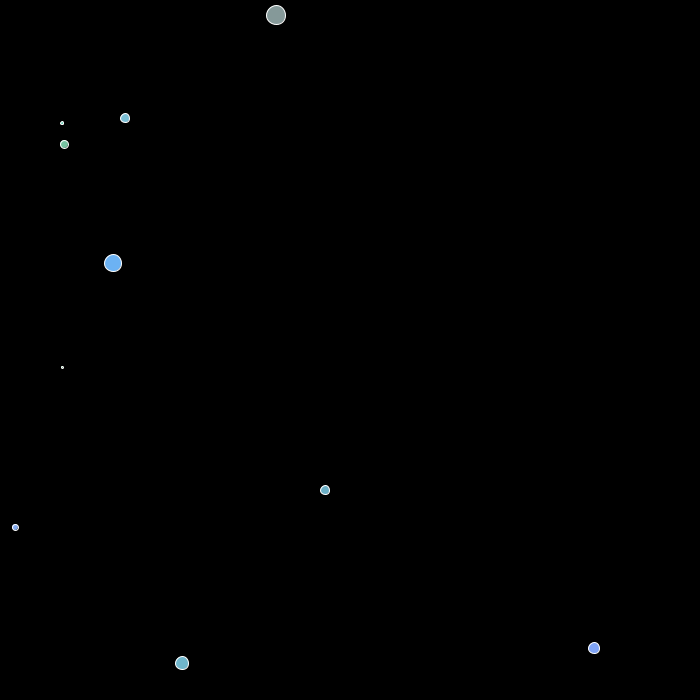
Frame 1 (no input)
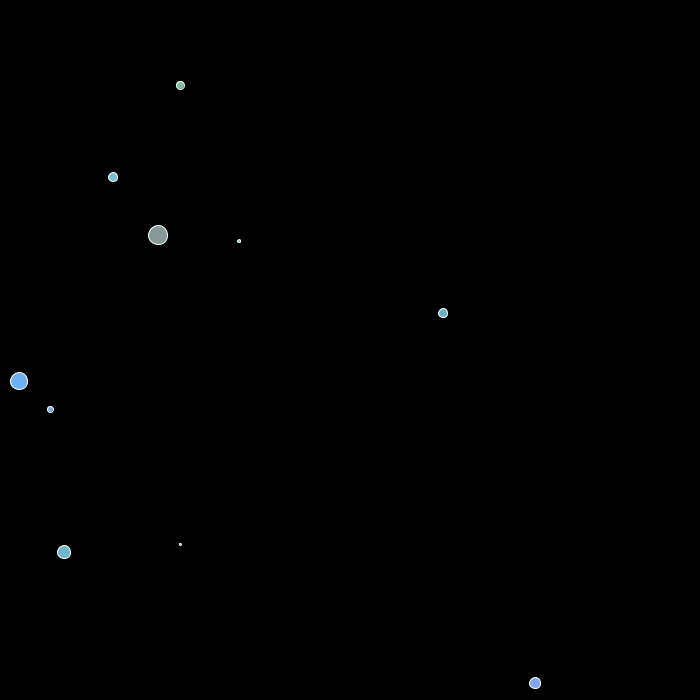
Frame 60 (the mouse pressed at the canvas centre just before this capture)
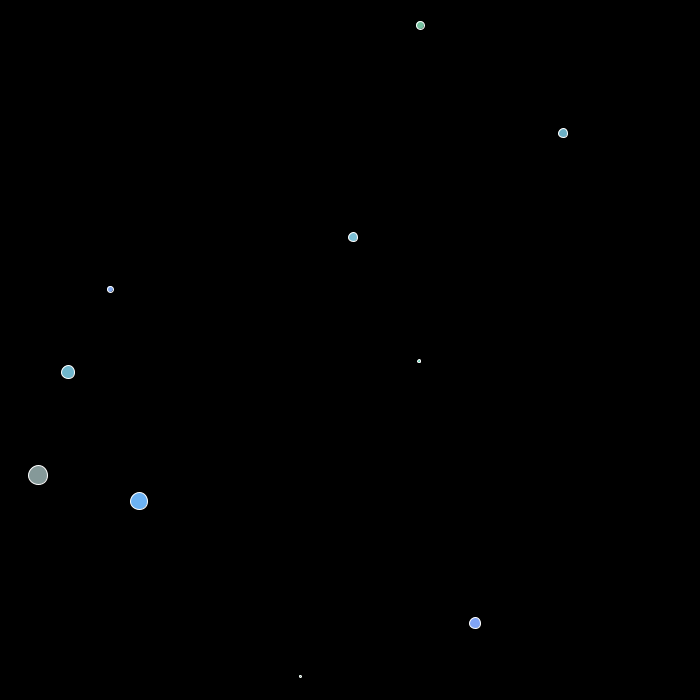
Frame 120 (the mouse held since frame 60 and released just before this capture)

The Processing sketch that drew these frames (run headless with seeded random() and noise(); from frame 60 on, the mouse is pressed at the canvas centre):

// Processing sketch: animationPingpong
// ── animationPingpong.pde
int n = 10;
int[] x = new int[n];
int[] y = new int[n];
int[] d = new int[n];
int[] vx = new int[n];
int[] vy = new int[n];
color[] c = new color[n];

void setup() {
    size(700, 700);
    for (int i = 0; i < x.length; i++) {
        d[i] = (int)random(2, 20);
        x[i] = (int)random(d[i] / 2, width - d[i] / 2);
        y[i] = (int)random(d[i] / 2, height - d[i] / 2);
        while (vx[i] == 0)
            vx[i] = (int)random(-5, 5);
        while (vy[i] == 0)
            vy[i] = (int)random(-5, 5);
        c[i] = color(random(100, 140), random(150, 220), random(150, 250));
    }
}

void draw() {
    background(0);
    for (int i = 0; i < x.length; i++) {
        pingpong(i);
    }
}

void pingpong(int i) {
    if (x[i] >= width - d[i] / 2 || x[i] <= d[i] / 2)
        vx[i] = -vx[i];
    if (y[i] >= height - d[i] / 2 || y[i] <= d[i] / 2)
        vy[i] = -vy[i];
    x[i] += vx[i];
    y[i] +=vy[i];
    
    fill(c[i]);
    stroke(255);
    ellipse(x[i], y[i], d[i], d[i]);
}
